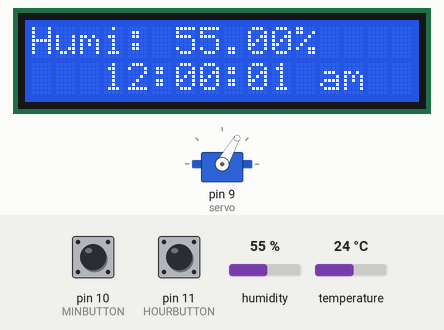
Bench run of a sketch on a simulated Arduino Uno, built with avr-gcc and run on an emulated ATmega328P. On the bench: 16×2 character LCD, servo. The inputs (shaded band) are chosen by the test bench; at power-on: humidity 55 %, temperature 24 °C, pin 10 (MINBUTTON) HIGH, pin 11 (HOURBUTTON) HIGH. What the sketch prints to the serial monitor is not drawn.

Above: at 1.3 s.
1.4 s: humidity set to 88 %
At 5.8 s:
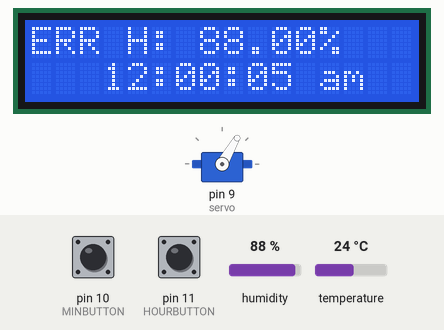
6.5 s: humidity set to 22 %
At 9.8 s:
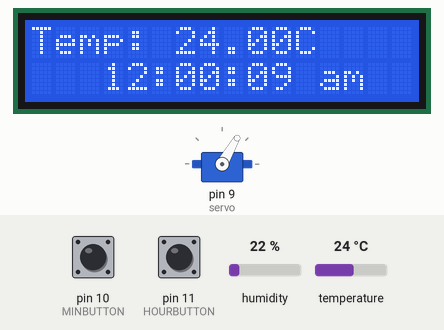
12.5 s: temperature set to 29 °C
At 19.4 s:
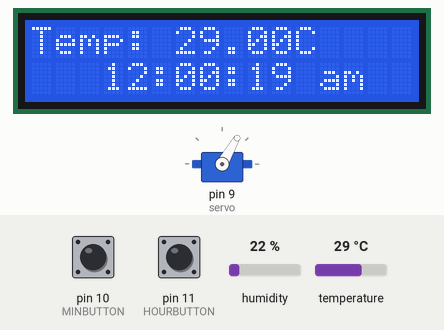
19.5 s: temperature set to 32 °C
At 21.8 s:
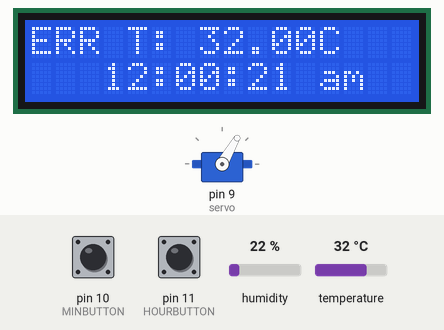
24.5 s: pin 10 (MINBUTTON) pulled LOW for 0.15 s
At 25.8 s:
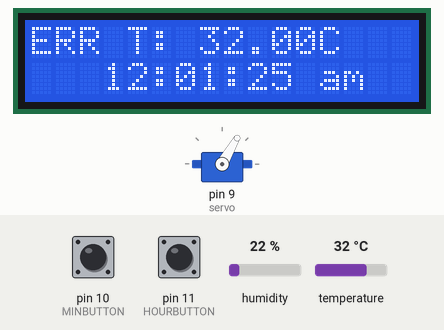
26.1 s: pin 11 (HOURBUTTON) pulled LOW for 0.15 s
At 28.3 s:
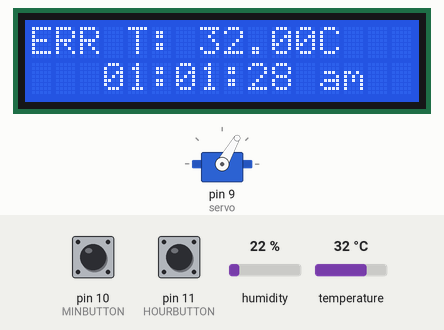
Timing chart, 0 to 29.8 s (numbered marks = the images above; inputs shaded):
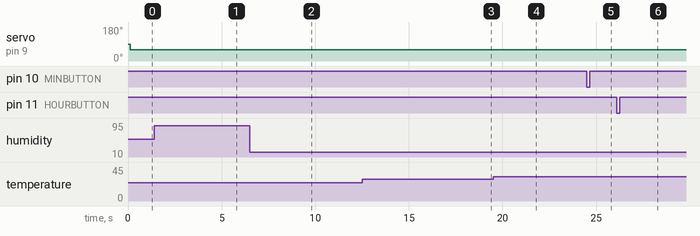

The sketch:

Final-Proj-Controller.ino
```cpp
#include <DHT.h>
#include <Wire.h>
#include <LiquidCrystal_I2C.h>
#include <Servo.h>
#include <TimeLib.h>

//pins
#define DHTPIN 4 // Digital pin connected to the DHT sensor
#define MINBUTTON 10
#define HOURBUTTON 11
#define DHTTYPE DHT11 // DHT 11

//timers
#define interval 2000 //standard interval that reads data
#define stateInterval 6000 //changes the state of the screen to show
#define buttonTimeout 500 //
unsigned long previousMillis = 0;
unsigned long previousStateMillis = 0;

//data and position
float h = 0.0;
float t = 0.0;
int pos = 30;

//states
bool state = false; // false will show humidity, true temperature;
int minButtonState = 0;
int hourButtonState = 0;
int prevMinButtonState = HIGH;
int prevHourButtonState = HIGH;

// https://projecthub.arduino.cc/arduino_uno_guy/i2c-liquid-crystal-displays-5eb615
// initialize the liquid crystal library
// the first parameter is  the I2C address
// the second parameter is how many rows are on your screen
// the  third parameter is how many columns are on your screen
LiquidCrystal_I2C lcd(0x27, 16, 2);
Servo servo;
DHT dht(DHTPIN, DHTTYPE);

void setup()
{
  lcd.init();
  lcd.backlight();

  dht.begin();
  servo.attach(9);

  pinMode(MINBUTTON, INPUT_PULLUP);
  pinMode(HOURBUTTON, INPUT_PULLUP);
  Serial.begin(9600);

  ReadData(); //does a pre-read to make sure the LCD isn't blank on start
}

void loop()
{
  CheckTime();
  CheckButtons();

  unsigned long currentMillis = millis();

  if (currentMillis - previousMillis >= interval) //DHT needs 2 seconds between reads
  {
    previousMillis = currentMillis;
    ReadData();
  }
  if (currentMillis - previousStateMillis >= stateInterval) //switches between showing temp and humi every 6 seconds
  {
    previousStateMillis = currentMillis;
    state = !state;
  }
}

/// @brief Reads the state of the buttons and calls the needed method based on button pressed
void CheckButtons()
{
  minButtonState = digitalRead(MINBUTTON);

  if (minButtonState != prevMinButtonState)
  {
    if (minButtonState == LOW)
    {
      ChangeMinute();
    }
  }
  hourButtonState = digitalRead(HOURBUTTON);
  if (hourButtonState != prevHourButtonState)
  {
    if (hourButtonState == LOW)
    {
      ChangeHour();
    }
  }
  prevMinButtonState = minButtonState;
  prevHourButtonState = hourButtonState;
}

/// @brief Checks the time and formats it for the LCD panel.
void CheckTime()
{
  lcd.setCursor(3, 1);
  if (hourFormat12() >= 0 && hourFormat12() <= 9)
  {
    lcd.print(F("0"));
  }
  lcd.print(hourFormat12());
  lcd.print(F(":"));
  if (minute() >= 0 && minute() <= 9)
  {
    lcd.print(F("0"));
  }
  lcd.print(minute());
  lcd.print(F(":"));
  if (second() >= 0 && second() <= 9)
  {
    lcd.print(F("0"));
  }
  lcd.print(second());
  if (isAM() == 1)
  {
    lcd.print(F(" am"));
  }
  else
  {
    lcd.print(F(" pm"));
  }

  if ((hour() >= 21) || (hour() < 12))
  {
    ServoToOn();
  }
  else
  {
    ServoToOff();
  }
}

/// @brief Adjusts the time by 1 minute forward
void ChangeMinute()
{
  time_t newMinute = 60; // 1 min
  adjustTime(newMinute);
}

/// @brief Adjusts the time by 1 hour forward
void ChangeHour()
{
  time_t newHour = 3600; // 1 hour
  adjustTime(newHour);
}

/// @brief Moves the servo forward to turn the switch on
void ServoToOn()
{
  for (pos; pos <= 60; pos += 1)
  {
    servo.write(pos);
  }
}

/// @brief Moves the servo backwards to turn the switch off
void ServoToOff()
{
  for (pos; pos >= 30; pos -= 1)
  {
    servo.write(pos);
  }
}

/// @brief Reads the data in from the sensor and catches if the sensor is incorrectly connected
void ReadData()
{
  lcd.clear();
  // Reading temperature or humidity takes about 250 milliseconds!
  // Sensor readings may also be up to 2 seconds 'old' (its a very slow sensor)
  h = dht.readHumidity();
  t = dht.readTemperature();
  // Check if any reads failed and exit early (to try again).
  if (isnan(h) || isnan(t))
  {
    lcd.setCursor(0, 0);
    lcd.print("Err read on sens");
    Serial.println("Error:");
    Serial.println("Unable to read sensor");
    return;
  }

  HandleData();
}

/// @brief Checks if the incoming reading is over the supplied cap
/// @param reading the value given from the sensor
/// @param cap the limit you want to cap the reading's accepted values
/// @return true if the value is greater signaling a fault.
bool CheckFault(float reading, int cap)
{
  if (reading > cap)
  {
    return true;
  }
  else
  {
    return false;
  }
}

/// @brief Sends the data over the serial connection to be picked up by an external listener
/// @param err whether or not to send a fault is occuring
void SendData(bool err)
{
  if (err)
  {
    Serial.print(1);
  }
  else
  {
    Serial.print(0);
  }
  Serial.print(", ");
  Serial.print(h);
  Serial.print(", ");
  Serial.println(t);
}

/// @brief Displays the received data to the LCD panel. Flips back and forth based on the state bool
void DisplayDataToLCD()
{
  if (!state)
  {
    // humidity
    lcd.setCursor(0, 0);
    lcd.print(F("Humi: "));
    lcd.print(h);
    lcd.print("%");
  }
  else
  {
    // temp
    lcd.setCursor(0, 0);
    lcd.print(F("Temp: "));
    lcd.print(t);
    lcd.print(F("C"));
  }
}

/// @brief Displays the received fault (error) to the LCD panel
/// @param humid true if the fault is humidity, false for temperature
void DisplayErrorToLCD(bool humid)
{
  if (humid) // check if the error is humidity
  {
    lcd.setCursor(0, 0);
    lcd.print(F("ERR H: "));
    lcd.print(h);
    lcd.print("%");
  }
  else // assume its temp if not
  {
    lcd.setCursor(0, 0);
    lcd.print(F("ERR T: "));
    lcd.print(t);
    lcd.print(F("C"));
  }
  SendData(true);
}

/// @brief Handles which data to be displayed
void HandleData()
{
  if (CheckFault(h, 70))
  {
    DisplayErrorToLCD(true);
    return;
  }

  else if (CheckFault(t, 30))
  {
    DisplayErrorToLCD(false);
    return;
  }

  DisplayDataToLCD();

  SendData(false);
}
```

Measured:
- the behaviour switches between 30 and 31 °C on temperature (found by bisection; images 3 and 4)
- after the input at 1.4 s, the display: first differs from a run without the input after 2.7 s (image 1 shows a later state)
- after the input at 6.5 s, the display: first differs from a run without the input after 1.6 s (image 2 shows a later state)
- after the input at 19.5 s, the display: first differs from a run without the input after 0.62 s (image 4 shows a later state)
- what the display in image 1 shows lasts 1.0 s, from 5.0 s to 6.0 s
